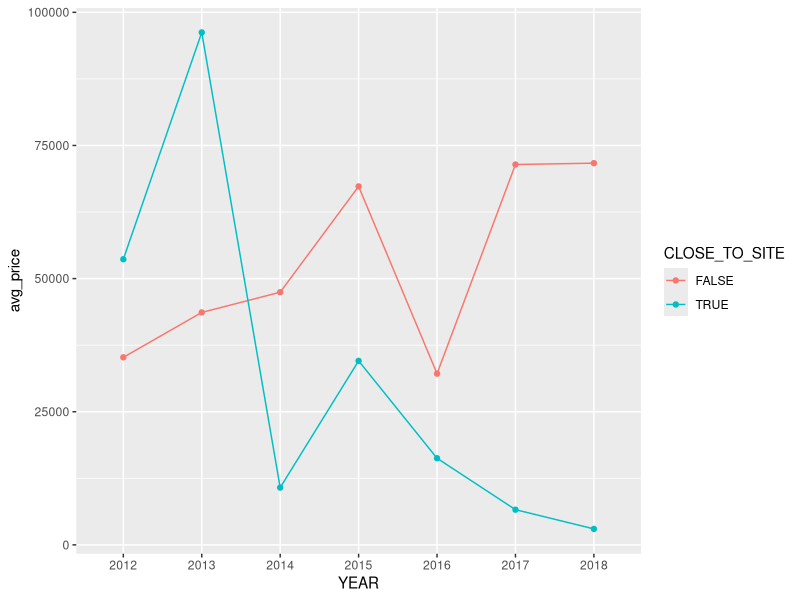
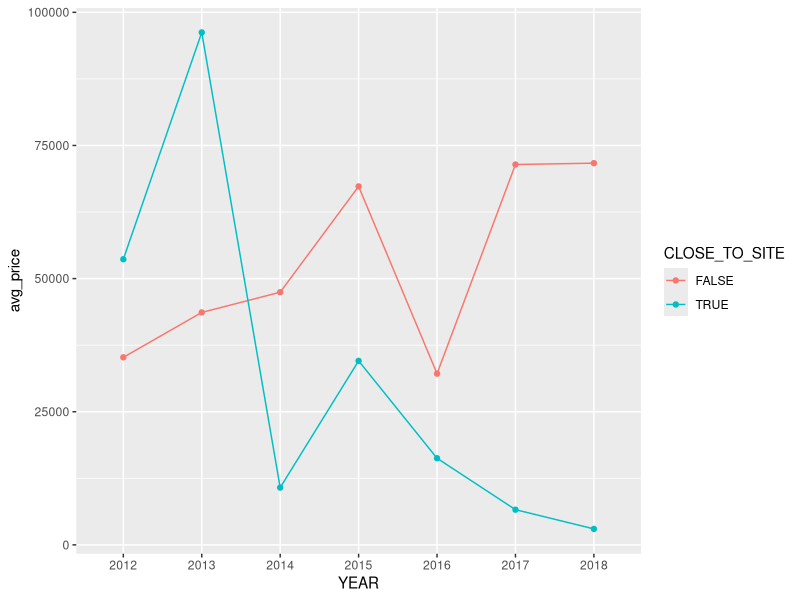

Here is the R script that generated these plots, in order:
require(dplyr)
require(readr)

perry <- read_csv("perrysville-south.csv")

# zack @ stackoverflow
not_all_na <- function(x) any(!is.na(x))

# Filter to streets that are near north charles
pf <- perry %>%
  # filter(PROPERTYADDRESS__asmt %in% c("ELLIS ST", "ELLZEY ST", "LEGION WAY", "LELAND ST",  "MAPLE AVE", "N CHARLES ST",  "NORWOOD AVE",  "PERRYSVILLE AVE", "SHELTON AVE")) %>%
  select_if(not_all_na) %>%
  mutate(YEAR = format(SALEDATE__sales, "%Y"),
         CLOSE_TO_SITE = ifelse((PROPERTYHOUSENUM__asmt > 2800 & PROPERTYHOUSENUM__asmt < 2950 & PROPERTYADDRESS__asmt == "N CHARLES ST") | (PROPERTYHOUSENUM__asmt > 2618 & PROPERTYHOUSENUM__asmt < 2638 &  PROPERTYADDRESS__asmt == "ELLIS ST") | (PROPERTYHOUSENUM__asmt > 3 & PROPERTYHOUSENUM__asmt < 25 &  PROPERTYADDRESS__asmt == "ELLEZY ST") | (PROPERTYHOUSENUM__asmt > 11 & PROPERTYHOUSENUM__asmt < 24 &  PROPERTYADDRESS__asmt == "LEGION WAY") | (PROPERTYHOUSENUM__asmt > 2606 & PROPERTYHOUSENUM__asmt < 2729 &  PROPERTYADDRESS__asmt == "LELAND ST") | (PROPERTYHOUSENUM__asmt > 2499 & PROPERTYHOUSENUM__asmt < 2648 &  PROPERTYADDRESS__asmt == "MAPLE AVE") | (PROPERTYHOUSENUM__asmt > 2600 & PROPERTYHOUSENUM__asmt < 2663 &  PROPERTYADDRESS__asmt == "NORWOOD AVE") | (PROPERTYHOUSENUM__asmt > 2449 & PROPERTYHOUSENUM__asmt < 2659 &  PROPERTYADDRESS__asmt == "PERRYSVILLE AVE") | (PROPERTYHOUSENUM__asmt > 2629 & PROPERTYHOUSENUM__asmt < 2662 &  PROPERTYADDRESS__asmt == "SHELTON AVE"), TRUE, FALSE))

# Table of Sales by Year
sales_tbl1 <- pf %>%
  filter(!is.na(YEAR) & PRICE__sales != 1) %>%
  group_by(YEAR, CLOSE_TO_SITE) %>%
  summarise(avg_price = mean(PRICE__sales, na.rm = T), sales_count = n(),
            avg_assessment = mean(COUNTYTOTAL__asmt, na.rm = T))

assessment_tbl <- pf %>%
  group_by(CLOSE_TO_SITE) %>%
  summarise(overall_assessment = mean(COUNTYTOTAL__asmt, na.rm = T))

joined <- sales_tbl1 %>%
  left_join(assessment_tbl, by = "CLOSE_TO_SITE")

write.csv(joined, "comparison_sales.csv")
write.csv(assessment_tbl, "assessment12.scv")

require(ggplot2)

ggplot(data = sales_tbl1, aes(x = YEAR, y = avg_price, group = CLOSE_TO_SITE, colour = CLOSE_TO_SITE)) +
  geom_point() +
  geom_line()


ggsave("plot", width = 5, height = 5, 
       units = "in", # other options c("in", "cm", "mm"), 
       dpi = 300)


